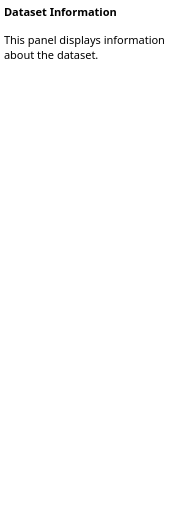
<ui version="4.0" >
 <class>DatasetInformationHelpBase</class>
 <widget class="QWidget" name="DatasetInformationHelpBase" >
  <property name="geometry" >
   <rect>
    <x>0</x>
    <y>0</y>
    <width>191</width>
    <height>513</height>
   </rect>
  </property>
  <property name="sizePolicy" >
   <sizepolicy vsizetype="Expanding" hsizetype="Preferred" >
    <horstretch>0</horstretch>
    <verstretch>0</verstretch>
   </sizepolicy>
  </property>
  <property name="baseSize" >
   <size>
    <width>200</width>
    <height>500</height>
   </size>
  </property>
  <property name="font" >
   <font>
    <family>Droid Sans</family>
    <pointsize>8</pointsize>
   </font>
  </property>
  <property name="windowTitle" >
   <string>Form2</string>
  </property>
  <layout class="QGridLayout" >
   <property name="margin" >
    <number>0</number>
   </property>
   <property name="spacing" >
    <number>0</number>
   </property>
   <item row="0" column="0" >
    <widget class="QTextBrowser" name="vrpTextBrowserInstruction" >
     <property name="sizePolicy" >
      <sizepolicy vsizetype="Expanding" hsizetype="Expanding" >
       <horstretch>0</horstretch>
       <verstretch>0</verstretch>
      </sizepolicy>
     </property>
     <property name="minimumSize" >
      <size>
       <width>0</width>
       <height>0</height>
      </size>
     </property>
     <property name="toolTip" >
      <string/>
     </property>
     <property name="frameShape" >
      <enum>QFrame::NoFrame</enum>
     </property>
     <property name="lineWidth" >
      <number>1</number>
     </property>
     <property name="html" >
      <string>&lt;!DOCTYPE HTML PUBLIC "-//W3C//DTD HTML 4.0//EN" "http://www.w3.org/TR/REC-html40/strict.dtd">
&lt;html>&lt;head>&lt;meta name="qrichtext" content="1" />&lt;style type="text/css">
p, li { white-space: pre-wrap; }
&lt;/style>&lt;/head>&lt;body style=" font-family:'Droid Sans'; font-size:8pt; font-weight:400; font-style:normal;">
&lt;p style=" margin-top:0px; margin-bottom:0px; margin-left:0px; margin-right:0px; -qt-block-indent:0; text-indent:0px;">&lt;span style=" font-weight:600;">Dataset Information&lt;/span> &lt;/p>
&lt;p style=" margin-top:12px; margin-bottom:12px; margin-left:0px; margin-right:0px; -qt-block-indent:0; text-indent:0px;">This panel displays information about the dataset. &lt;/p>&lt;/body>&lt;/html></string>
     </property>
     <property name="text" stdset="0" >
      <string/>
     </property>
    </widget>
   </item>
  </layout>
 </widget>
 <layoutdefault spacing="6" margin="11" />
 <pixmapfunction>qPixmapFromMimeSource</pixmapfunction>
 <resources/>
 <connections/>
</ui>
